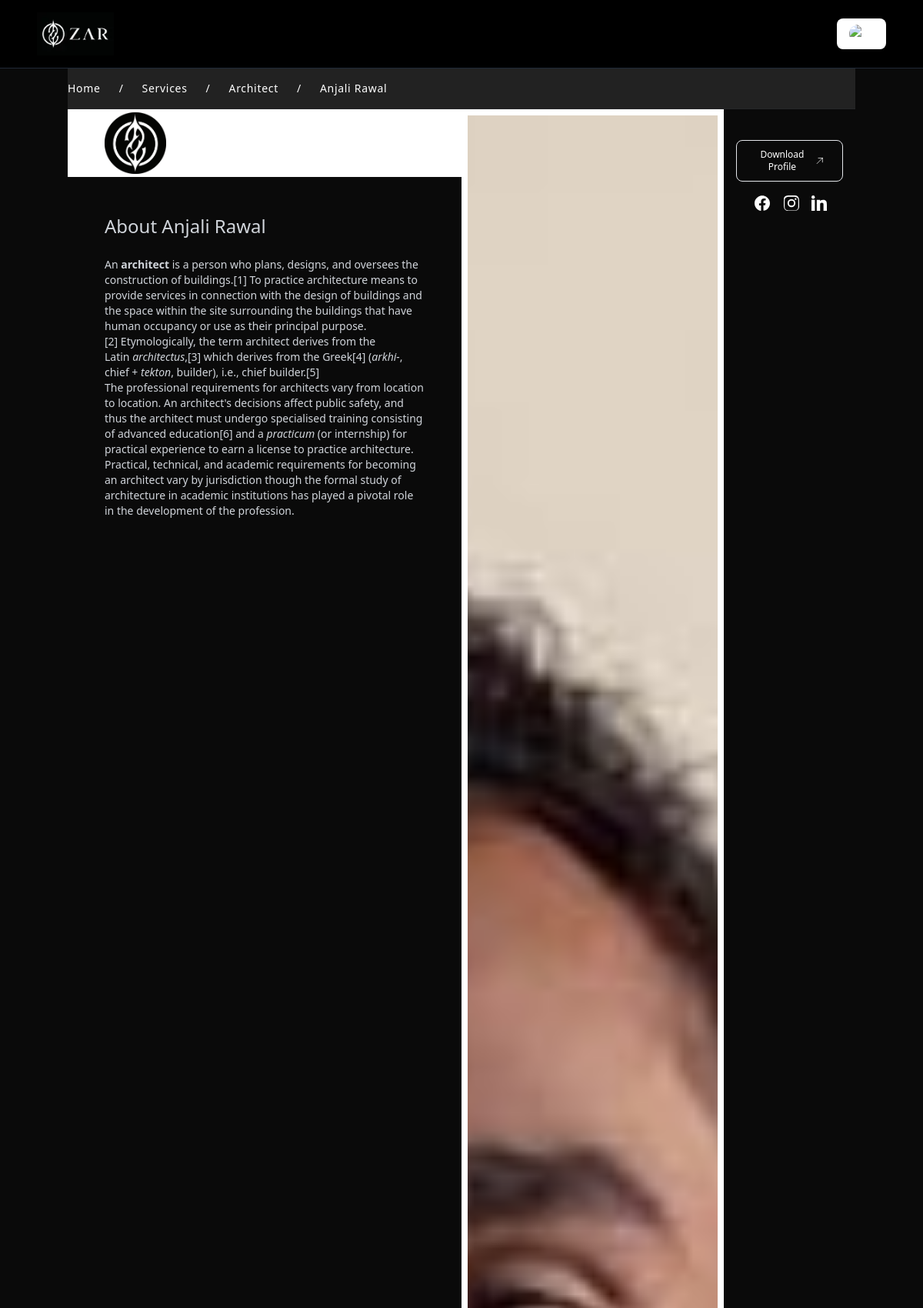
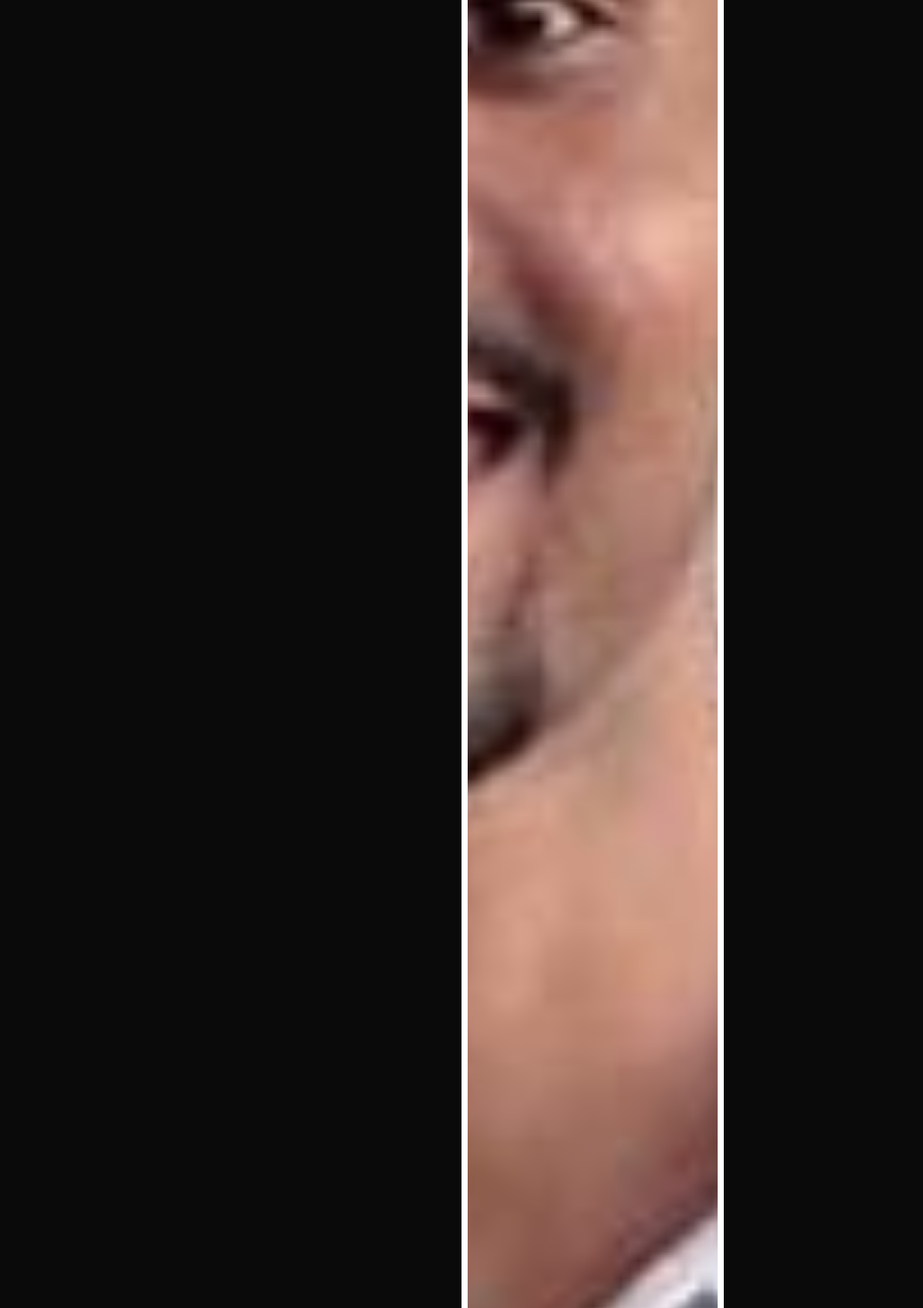
/service-provider/Architect/453954 (signed in, upper part), run on the app's committed database (2 pictures, top to bottom).
### home/models.py (models this page shows, shortened)
class Category(models.Model):
    name = models.CharField(max_length=100)
    image = models.ImageField(upload_to='category_images', blank=True, null=True)
    parent = models.ForeignKey('self', on_delete=models.CASCADE, related_name='children', blank=True, null=True)
    description = models.TextField(blank=True, null=True)
    class Meta:
        verbose_name_plural = "Categories"
    def get_category_hierarchy(self):
        category_hierarchy = []
        category = self
        while category:
            category_hierarchy.append(category.name)
            category = category.parent
        return " / ".join(category_hierarchy[::-1])

### main_app/models.py (models this page shows, shortened)
class User(AbstractUser):
    uid = models.CharField(max_length=10, unique=True, blank=True, null=True)
    USER_TYPE_CHOICES = (
        ('Home Owner', 'Home Owner'),
        ('Service Provider', 'Service Provider'),
        ('Material Provider', 'Material Provider'),
        ('Community User','Community User'),
    )
    type = models.CharField(max_length=20, choices=USER_TYPE_CHOICES)
    email = models.EmailField(unique=True)
    mobile = models.CharField(max_length=15,blank=True, null=True)
    intrest = models.TextField(blank=True, null=True)
    firm_name = models.CharField(max_length=100,blank=True, null=True)
    firm_address = models.TextField(blank=True, null=True)
    country = models.CharField(max_length=100,blank=True, null=True)
    state = models.CharField(max_length=100,blank=True, null=True)
    city = models.CharField(max_length=100,blank=True, null=True)
    zip_code = models.CharField(max_length=10,blank=True, null=True)
    contact_person = models.CharField(max_length=100, blank=True, null=True)
    brand_name =  models.CharField(max_length=100,blank=True, null=True)
    designation = models.CharField(max_length=100,blank=True, null=True)
    bio = RichTextField(blank=True, null=True)
    category = models.ForeignKey(Category, on_delete=models.CASCADE, null=True, blank=True)
    social_links = models.JSONField(blank=True, null=True)
    profile_doc = models.FileField(upload_to='profile_docs/',blank=True, null=True)
    profile_pic = models.ImageField(upload_to='profile_pics/', null=True, blank=True)
    brand_logo = models.ImageField(upload_to='brand_logos/', null=True, blank=True)
    profile_gallery = models.ManyToManyField(ProfileGallery, blank=True,null=True)
    payment_status = models.CharField(max_length=100, default='pending')
    community = models.ForeignKey(Community, on_delete=models.CASCADE,blank=True, null=True)
    code = models.CharField(max_length=6, unique=True, blank=True, null=True)
    is_active = models.BooleanField(default=False)

### main_app/views.py (the view)
# urls.py: path('service-provider/<str:category>/<str:uid>', views.user_info, name='user_info'),
@login_required(login_url='login')
def user_info(request,category,uid):
    user = User.objects.get(uid=uid)
    social_links = user.social_links
    print(social_links)
    images = user.profile_gallery.all()
    nav_list = user.category.get_category_hierarchy().split('/')
    return render(request, 'client/service_user_info.html',{'user':user,'title':str(user.first_name + ' ' + user.last_name),'social_links':social_links,'images':images,'nav_list':nav_list})

### templates/client/service_user_info.html (shortened to what this page needs)
{% extends 'client/template.html' %}
{% block content %}
 <div class="font-card-title bg-gray-100/10 text-xs md:text-sm tracking-wider border-b border-gray-600/10 text-white py-4">
    <div class="max-w-7xl mx-auto flex space-x-2 lg:space-x-6">
        <a href="{% url 'home' %}"> Home</a> <span>/</span>
        {% for i in nav_list %}
           <a href="{% url 'category_view' i %}"> {{i}}</a> <span>/</span>
        {% endfor %}
        <a > {{user.first_name}} {{user.last_name}}</a>
    </div>
</div>
    <div class="hidden lg:grid lg:grid-cols-12 grid-cols-1">
        <div class="col-span-10 w-full flex min-h-screen">
            <div class="w-3/5">
                <section class="bg-white p-1 px-12 w-full">
                    <img src="/media/{{ user.brand_logo }}" alt="brand-logo" class="h-20">
                </section>
                <div id="content-brand" class="font-card-title px-12 py-6 text-sm text-gray-300">
                    <h2 class="gloock-regular text-2xl py-6">About {{ user.first_name }} {{user.last_name}}</h2>
                    <p>
                        {{ user.bio |safe }}
                    </p>
                </div>
            </div>
            <div class="min-h-screen w-2/5">
                <img src="/media/{{ user.profile_pic }}" alt="brand-image" class="bg-white p-2 object-cover object-center w-full h-full">
            </div>
        </div>
        <div class="relative col-span-2 min-h-screen w-full">
            <div class="my-6 p-4 mx-auto w-full text-center">
                <a download href="/media/{{user.profile_doc}}" class="py-2.5 px-6 border inline-flex items-center rounded-lg text-xs text-white gap-2 hover:bg-white hover:text-black font-card-title">
                    Download Profile
                    <svg xmlns="http://www.w3.org/2000/svg" fill="none" viewBox="0 0 24 24" stroke-width="1.5" stroke="currentColor" class="size-4">
                        <path stroke-linecap="round" stroke-linejoin="round" d="m4.5 19.5 15-15m0 0H8.25m11.25 0v11.25" />
                    </svg>
                </a>
                <div class="flex gap-4 justify-center mx-auto py-4">
                    <button class="text-xs" onclick="window.location.href='{{social_links.facebook}}'" target="_blank">
                    </button>
                    <button class="text-xs" onclick="window.location.href='{{social_links.instagram}}'" target="_blank">
                    </button>
                    <button class="text-xs" onclick="window.location.href='{{social_links.linkedin}}' "target="_blank">
                    </button>
                </div>
            </div>
        </div>
    </div>
{% endblock content %}

### data on the page
Category: name "Services"
Category: name "Architect"
User: first_name "Anjali", last_name "Rawal", brand_logo (picture), bio "An architect is a person who plans, designs, and oversees the construction of buildings.[1] To practice architecture means to provide services in connection with the design of buildings and the space within the site surrounding the buildings that have human occupancy or use as their principal purpose.[2] Etymologically, the term architect derives from the Latin architectus ,[3] which derives from the Greek[4] ( arkhi - , chief + tekton , builder), i.e., chief builder.[5] The professional requirements for architects vary from location to location. An architect's decisions affect public safety, and thus the architect must undergo specialised training consisting of advanced education[6] and a…", profile_pic (picture)
